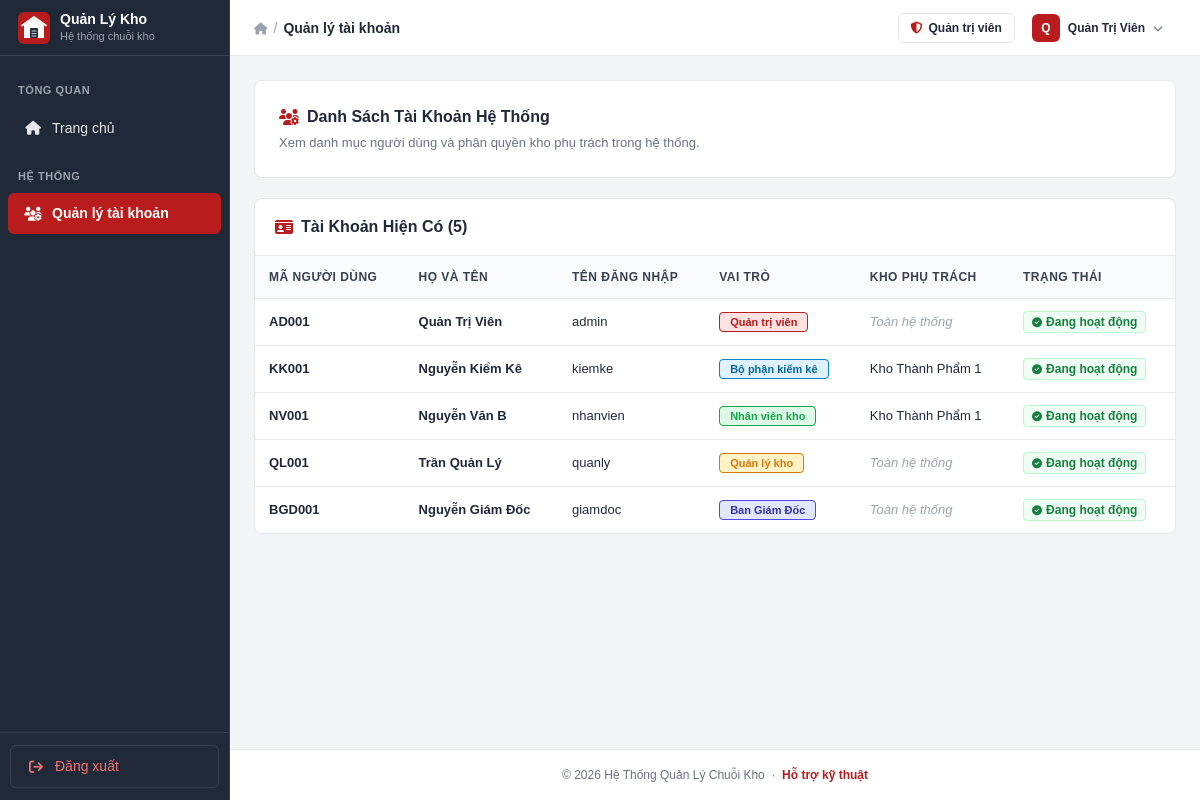
The app's page /pages/accounts/index.php (signed in) with its own data.
### tables this page shows
CREATE TABLE users (
    id VARCHAR(20) PRIMARY KEY,
    full_name VARCHAR(100) NOT NULL,
    username VARCHAR(50) NOT NULL UNIQUE,
    password VARCHAR(255) NOT NULL,
    role ENUM('admin', 'manager', 'staff', 'director', 'stocktaking') NOT NULL DEFAULT 'staff',
    warehouse_id VARCHAR(20) NULL,
    is_active TINYINT(1) DEFAULT 1,
    created_at TIMESTAMP DEFAULT CURRENT_TIMESTAMP,
    FOREIGN KEY (warehouse_id) REFERENCES warehouses(id) ON DELETE SET NULL
);

CREATE TABLE warehouses (
    id VARCHAR(20) PRIMARY KEY,
    name VARCHAR(100) NOT NULL,
    type ENUM('thanh_pham', 'nguyen_lieu', 'loi') NOT NULL,
    address VARCHAR(200) DEFAULT NULL,
    created_at TIMESTAMP DEFAULT CURRENT_TIMESTAMP
);

### includes/auth.php (called while the page is built, shortened)
<?php
function isLoggedIn() {
    return isset($_SESSION['user_id']);
}
function getCurrentUser() {
    return [
        'id'             => $_SESSION['user_id']          ?? null,
        'name'           => $_SESSION['user_name']        ?? '',
        'username'       => $_SESSION['username']         ?? '',
        'role'           => $_SESSION['user_role']        ?? '',
        'warehouse_id'   => $_SESSION['warehouse_id']     ?? null,
        'warehouse_name' => $_SESSION['warehouse_name']   ?? 'Toàn hệ thống',
    ];
}
function getRoleLabel($role) {
    $labels = [
        'admin'       => 'Quản trị viên',
        'manager'     => 'Quản lý kho',
        'staff'       => 'Nhân viên kho',
        'director'    => 'Ban Giám Đốc',
        'stocktaking' => 'Bộ phận kiểm kê',
    ];
    return $labels[$role] ?? $role;
}
function getRoleBadgeClass($role) {
    $classes = [
        'admin'       => 'badge-role-admin',
        'manager'     => 'badge-role-manager',
        'staff'       => 'badge-role-staff',
        'director'    => 'badge-role-director',
        'stocktaking' => 'badge-role-stocktaking',
    ];
    return $classes[$role] ?? 'badge-role-staff';
}

### pages/accounts/index.php (the view, shortened to what this page needs)
<?php
require_once __DIR__ . '/../../includes/auth.php';
$user = getCurrentUser();
$initials = mb_strtoupper(mb_substr($user['name'], 0, 1));
$db = getDB();
try {
    $stmtUsers = $db->query("
        SELECT u.*, w.name AS warehouse_name
        FROM users u
        LEFT JOIN warehouses w ON u.warehouse_id = w.id
        ORDER BY u.created_at ASC
    ");
    $userList = $stmtUsers->fetchAll();
} catch (Exception $e) {
    $userList = [];
}
?>
<!DOCTYPE html>
<html lang="vi">
<head>
  <script src="https://cdn.tailwindcss.com"></script>
  <link rel="stylesheet" href="https://cdnjs.cloudflare.com/ajax/libs/font-awesome/6.5.0/css/all.min.css">
  <link rel="stylesheet" href="/warehouse/assets/css/dashboard.css">
</head>
<body>
<aside id="sidebar">
  <div class="sidebar-brand">
    <img src="/warehouse/assets/images/logo-icon.svg" alt="Logo" class="w-8 h-8 flex-shrink-0" />
    <div class="min-w-0">
      <div class="sidebar-title">Quản Lý Kho</div>
      <div class="sidebar-subtitle">Hệ thống chuỗi kho</div>
    </div>
  </div>
  <nav class="sidebar-nav">
    <div class="nav-section">Tổng quan</div>
    <a href="/warehouse/pages/dashboard.php" class="nav-item">
      <i class="fa-solid fa-house"></i>
      <span>Trang chủ</span>
    </a>
    <div class="nav-section">Hệ thống</div>
    <a href="/warehouse/pages/accounts/index.php" class="nav-item active">
      <i class="fa-solid fa-users-gear"></i>
      <span>Quản lý tài khoản</span>
    </a>
  </nav>
  <div class="sidebar-footer">
    <a href="/warehouse/auth/logout.php" class="nav-item sidebar-logout-btn">
      <i class="fa-solid fa-arrow-right-from-bracket"></i>
      <span>Đăng xuất</span>
    </a>
  </div>
</aside>
<div id="main-wrap">
  <header id="topbar">
    <div class="flex items-center gap-1.5 text-sm flex-1 min-w-0">
      <a href="/warehouse/pages/dashboard.php" class="text-gray-400 hover:text-red-700">
        <i class="fa-solid fa-house text-xs"></i>
      </a>
      <span class="text-gray-400">/</span>
      <span class="breadcrumb-label">Quản lý tài khoản</span>
    </div>
    <div class="flex items-center gap-3">
      <div class="hidden sm:flex badge-branch">
        <i class="fa-solid fa-shield-halved text-xs" style="color: #B91C1C;"></i>
        <span>Quản trị viên</span>
      </div>
      <div class="relative" id="userDropWrap">
        <button id="userDropBtn" onclick="toggleDrop()" class="flex items-center gap-2 pl-1 pr-3 py-1 rounded border border-transparent hover:border-gray-300">
          <div class="kv-avatar w-7 h-7 text-xs flex-shrink-0"><?= $initials ?></div>
          <div class="hidden sm:block text-left leading-tight">
            <p class="text-xs font-bold text-gray-800 whitespace-nowrap"><?= htmlspecialchars($user['name']) ?></p>
          </div>
          <i class="fa-solid fa-chevron-down text-gray-500 hidden sm:block text-[10px]"></i>
        </button>
      </div>
    </div>
  </header>
  <main class="dashboard-main dashboard-main-wide">
    <section class="action-box">
      <div>
        <h3 class="action-title">
          <i class="fa-solid fa-users-gear" style="color: #B91C1C;"></i>
          Danh Sách Tài Khoản Hệ Thống
        </h3>
        <p class="action-desc">
          Xem danh mục người dùng và phân quyền kho phụ trách trong hệ thống.
        </p>
      </div>
    </section>
    <section class="table-card">
      <div class="table-card-header">
        <div class="table-card-title">
          <i class="fa-solid fa-id-card" style="color: #B91C1C;"></i>
          Tài Khoản Hiện Có (<?= count($userList) ?>)
        </div>
      </div>
      <div class="overflow-x-auto">
        <table class="custom-table">
          <thead>
            <tr>
              <th>Mã người dùng</th>
              <th>Họ và tên</th>
              <th>Tên đăng nhập</th>
              <th>Vai trò</th>
              <th>Kho phụ trách</th>
              <th>Trạng thái</th>
            </tr>
          </thead>
          <tbody>
            <?php foreach ($userList as $u): ?>
              <tr>
                <td class="font-bold text-gray-900"><?= htmlspecialchars($u['id']) ?></td>
                <td class="font-bold text-gray-800"><?= htmlspecialchars($u['full_name']) ?></td>
                <td class="text-gray-700"><?= htmlspecialchars($u['username']) ?></td>
                <td>
                  <span class="<?= getRoleBadgeClass($u['role']) ?>">
                    <?= getRoleLabel($u['role']) ?>
                  </span>
                </td>
                <td class="font-medium text-gray-800">
                  <?= $u['warehouse_name'] ? htmlspecialchars($u['warehouse_name']) : '<span class="text-gray-400 italic">Toàn hệ thống</span>' ?>
                </td>
                <td>
                  <span class="inline-flex items-center px-2 py-0.5 rounded text-xs font-bold bg-green-50 text-green-700 border border-green-200">
                    <i class="fa-solid fa-circle-check text-[10px] mr-1"></i>
                    Đang hoạt động
                  </span>
                </td>
              </tr>
            <?php endforeach; ?>
          </tbody>
        </table>
      </div>
    </section>
  </main>
  <footer class="dashboard-footer">
    © 2026 Hệ Thống Quản Lý Chuỗi Kho &nbsp;·&nbsp;
    <a href="#">Hỗ trợ kỹ thuật</a>
  </footer>
</div>
</body>
</html>

### records on screen
users: full_name "Quản Trị Viên", id "AD001", username "admin", role "Quản trị viên", shows "Toàn hệ thống"
users: id "KK001", full_name "Nguyễn Kiểm Kê", username "kiemke", role "Bộ phận kiểm kê", warehouse.name "Kho Thành Phẩm 1"
users: id "NV001", full_name "Nguyễn Văn B", username "nhanvien", role "Nhân viên kho", warehouse.name "Kho Thành Phẩm 1"
users: id "QL001", full_name "Trần Quản Lý", username "quanly", role "Quản lý kho", shows "Toàn hệ thống"
users: id "BGD001", full_name "Nguyễn Giám Đốc", username "giamdoc", role "Ban Giám Đốc", shows "Toàn hệ thống"

### other values on screen
$initials "Q"
count($userList) "5"
